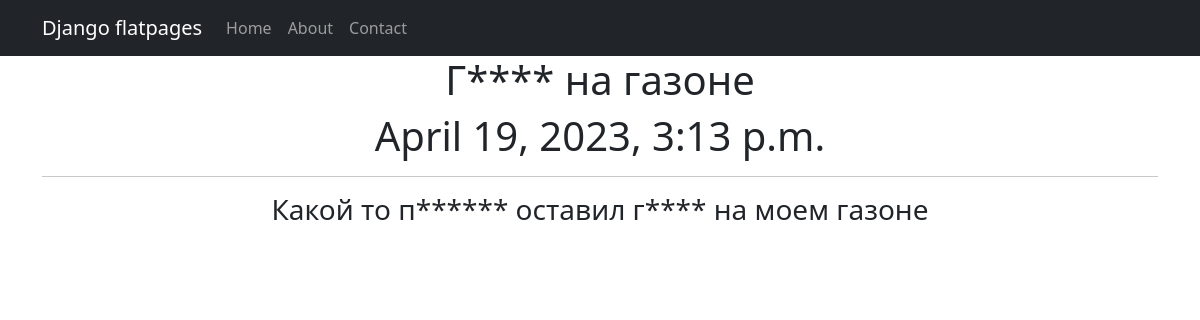
Page /news/4 on the committed database.
### news/models.py (models this page shows, shortened)
class Post(models.Model):
    author = models.ForeignKey(Author, on_delete=models.CASCADE)
    NEWS = 'NW'
    ARTICLE = 'AR'
    CATEGORY_CHOICES = [
        (NEWS, 'Новость'),
        (ARTICLE, 'Статья')
    ]
    categoryType = models.CharField(max_length=2, choices=CATEGORY_CHOICES, default=ARTICLE)
    dateCreation = models.DateTimeField(auto_now_add=True)
    postCategory = models.ManyToManyField(Category, through='PostCategory')
    title = models.CharField(max_length=128)
    text = models.TextField()
    rating = models.SmallIntegerField(default=0)

### news/views.py (the view)
# urls.py: path('<int:pk>', Textnews.as_view())
class Textnews(DetailView):
    model = Post
    template_name = 'textnews.html'
    context_object_name = 'post'

### news/templatetags/custom_filters.py (called while the page is built)
@register.filter()
def censor(text):
    text_list = text.split()
    censored_list = []
    for word in text_list:
        clean_word = ''.join(c for c in word if c not in string.punctuation)
        if clean_word.lower() in BAD_WORDS:
            censored_word = clean_word[0] + (len(clean_word) - 1) * '*'
            censored_list.append(word.replace(clean_word, censored_word))
        else:
            censored_list.append(word)
    return ' '.join(censored_list)

### templates/textnews.html (shortened to what this page needs)
{% extends 'flatpages/default.html'%}
{% load custom_filters %}
{% block content %}
<h1>{{ post.title|censor }}</h1>
<h1>{{ post.dateCreation }}</h1>
<hr>
<h3>{{ post.text|censor }}</h3>
{% endblock content %}

### rows in the picture
Post: title|censor "Г**** на газоне", dateCreation "April 19, 2023, 3:13 p.m.", text|censor "Какой то п****** оставил г**** на моем газоне"
